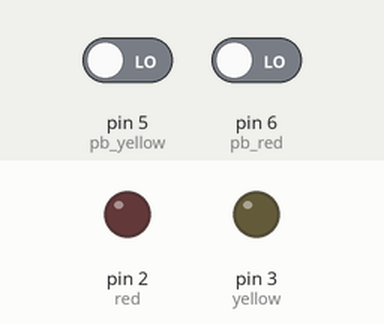
Simulated run of this sketch. Board: Arduino Uno, built with avr-gcc and run on an emulated ATmega328P. On the bench: output pins drawn as LEDs (lit = HIGH). The inputs (shaded band) are chosen by the test bench; at power-on: pin 5 (pb_yellow) LOW, pin 6 (pb_red) LOW. What the sketch prints to the serial monitor is not drawn.

Above: at 1.4 s.
1.5 s: pin 5 (pb_yellow) driven HIGH
At 2.1 s:
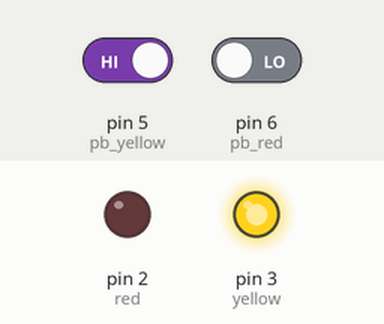
3.0 s: pin 6 (pb_red) driven HIGH
At 4.4 s:
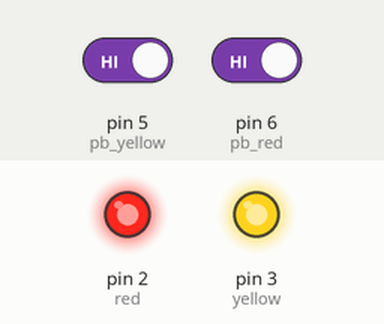
Timing chart, 0 to 6.0 s (numbered marks = the images above; inputs shaded):
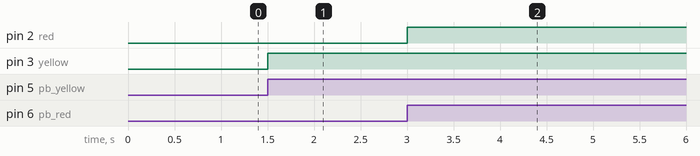

The sketch:

PushButton_x_Processing.ino
```cpp
const int red = 2;
const int pb_red = 6;
int status_pb_red = 0;

const int yellow = 3;
const int pb_yellow = 5;
int status_pb_yellow = 0;

int dataWrite = 0;

void setup() {
  // put your setup code here, to run once:

  Serial.begin (9600);

  pinMode (red, OUTPUT);
  pinMode (pb_red, INPUT);

  pinMode (yellow, OUTPUT);
  pinMode (pb_yellow, INPUT);

}

void loop() {
  // put your main code here, to run repeatedly:

  status_pb_red = digitalRead (pb_red);
  status_pb_yellow = digitalRead (pb_yellow);

  if (status_pb_red == 1) {
    Serial.write (1);
    digitalWrite (red, HIGH);
    delay (300);
  }
  else if (status_pb_yellow == 1) {
    Serial.write (2);
    digitalWrite (yellow, HIGH);
    delay (300);
  }
  else {
    Serial.write (0);
    digitalWrite (yellow, LOW);
    digitalWrite (red, LOW);
    delay (300);
  }

}
```

Measured:
- after the input at 1.5 s, pin 3 (yellow): LOW → HIGH at once
- after the input at 3.0 s, pin 2 (red): LOW → HIGH at once
